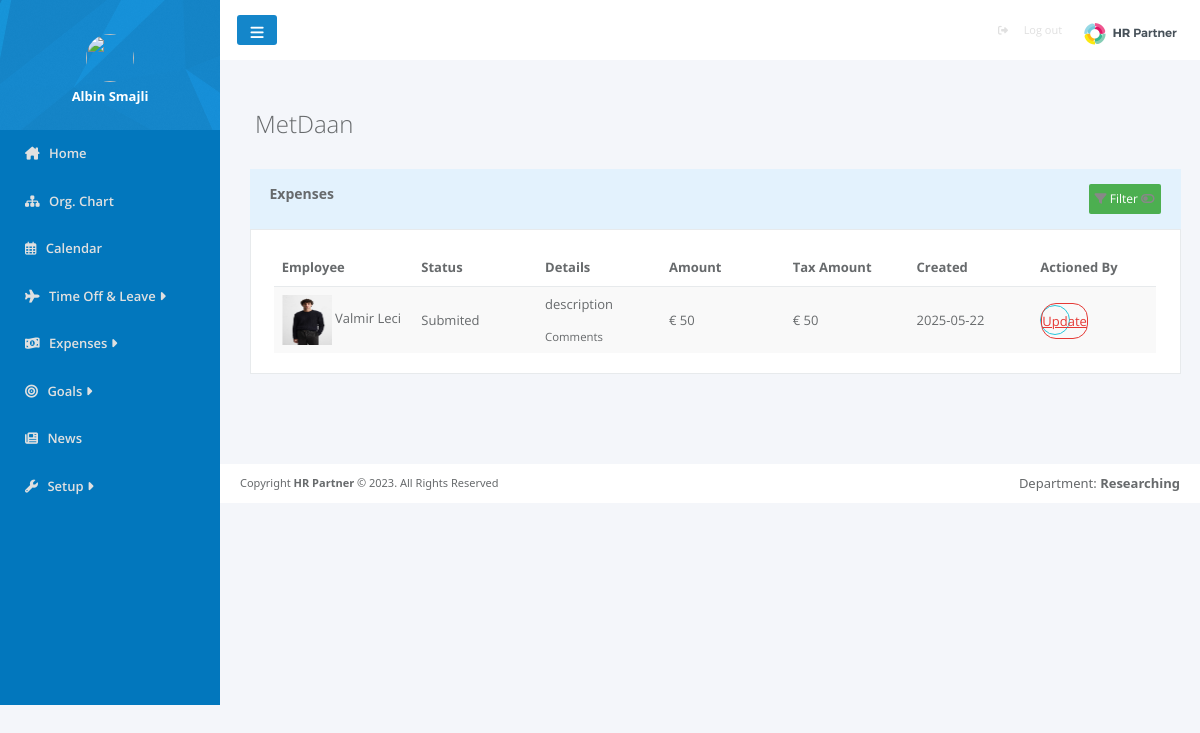
/pages/expenses.php (signed in), run on the app's committed database.
### tables this page shows
CREATE TABLE `expenses` (
  `id` int(11) NOT NULL,
  `send_to` int(11) NOT NULL,
  `user_id` int(11) NOT NULL,
  `claim_date` date NOT NULL,
  `currency` varchar(10) NOT NULL,
  `description` varchar(500) NOT NULL,
  `comments` varchar(500) NOT NULL,
  `category` varchar(100) NOT NULL,
  `details` varchar(200) NOT NULL,
  `amount` double NOT NULL,
  `tax` double NOT NULL,
  `receipts` varchar(500) NOT NULL,
  `status` varchar(100) NOT NULL,
  `created` date NOT NULL,
  `approved` date DEFAULT NULL
);

CREATE TABLE `users` (
  `user_id` int(100) NOT NULL,
  `image` varchar(500) DEFAULT NULL,
  `name` varchar(200) NOT NULL,
  `surname` varchar(200) NOT NULL,
  `email` varchar(200) NOT NULL,
  `password` varchar(500) NOT NULL,
  `Position_ID` int(11) DEFAULT NULL,
  `Departament_ID` int(11) DEFAULT NULL,
  `role` int(11) NOT NULL,
  `location` varchar(100) DEFAULT NULL,
  `status` varchar(100) DEFAULT NULL,
  `report_to` int(11) DEFAULT NULL,
  `gender` varchar(10) DEFAULT NULL,
  `born` date DEFAULT NULL,
  `started` date DEFAULT NULL,
  `company` int(11) DEFAULT NULL
);

### pages/addExpensseLogic.php (called while the page is built, shortened)
<?php
$userId = $_SESSION['user_id'];
$Submited="Submited";
$approveQuery = "SELECT e.id, e.send_to, e.user_id, e.claim_date, e.currency,
e.description, e.comments, e.category, e.details,e.amount, e.tax,
e.receipts, e.status, e.created, u.user_id, u.image, u.name, u.surname FROM expenses e RIGHT JOIN users u on u.user_id=e.user_id
WHERE e.send_to = :user_id AND e.status LIKE :status";
$prep = $con->prepare($approveQuery);
$prep->bindParam(':user_id', $userId);
$prep->bindParam(':status', $Submited);
$prep->execute();
$approves = $prep->fetchAll();
?>

### pages/expenses.php (the view, shortened to what this page needs)
<?php
require_once '../config.php';
include 'addExpensseLogic.php';
?>
<head>
    <link rel="stylesheet" href="../css/expenses.css">
    <link href="https://cdn.jsdelivr.net/npm/bootstrap@5.3.1/dist/css/bootstrap.min.css" rel="stylesheet"
>
</head>
<body style="background-color: #F4F6FA;">
    <div>
        <?php include '../template/adminSidebar.php' ?>
    </div>
    <div class="content">
        <?php include '../template/navbar.php' ?>
        <div class="expensesHead">
            <?php echo "<h2>" . $_SESSION['company_name'] . "</h2>"; ?>
        </div>
        <div class="expensesBody">
            <div class="expensesTableHead">
                <h5>
                    Expenses
                </h5>
                <button id="addExpenseCategory" data-bs-toggle="modal" data-bs-target="#addExpensesModal" data-bs-whatever="@mdo">
                    <a>
                        <i class="fa-solid fa-filter" style="color: #888;"></i>
                       Filter
                       <i class="fa-solid fa-toggle-off" style="color: #888;"></i>
                    </a>
                </button>
            </div>
            <div class="expensesTableBody">
                <table class="recentExpenses">
                    <thead>
                        <tr>
                            <th>Employee</th>
                            <th>Status</th>
                            <th>Details</th>
                            <th>Amount</th>
                            <th>Tax Amount</th>
                            <th>Created</th>
                            <th>Actioned By</th>
                        </tr>
                    </thead>
                    <tbody>
                        <?php foreach ($approves as $approve): ?>
                            <tr>
                                <td>
                                <img src="../userIMG/<?= $approve['image'] ?>" alt="" width="50px" height="50px">
                                    <?= $approve['name'] ?>
                                    <?= $approve['surname'] ?>
                                </td>
                                <td>
                                    <?= $approve['status'] ?>
                                </td>
                                <td>
                                    <p> <?= $approve['description'] ?></p>
                                    <small><?= $approve['comments'] ?> </small>
                                </td>
                                <td>
                                    <?= $approve['currency'] ?>
                                    <?= $approve['amount'] ?>
                                </td>
                                <td>
                                <?= $approve['currency']?>
                                <?= $approve['amount'] ?>
                                </td>
                                <td>
                                <?= $approve['created'] ?>
                                </td>
                                <td>
                                   <button>
                                        <a href="updateExpense.php?expense_id=<?= $approve['id'] ?>">
                                            Update
                                        </a>
                                    </button>
                                </td>
                            </tr>
                        <?php endforeach; ?>
                    </tbody>
                </table>
            </div>
        </div>
        <?php include '../template/footer.php'; ?>
    </div>
</body>
</html>

### css/expenses.css (style rules this page uses)
body { width: 100%; height: fit-content; display: flex; flex-direction: row; font-family: "open sans", "Helvetica Neue", Helvetica, Arial, sans-serif; position: absolute; background-color: #f4f6fa; }
.content { display: flex; flex-direction: column; justify-content: center; align-items: center; width: 100%; background-color: #f4f6fa; height: fit-content; }
.expensesBody { width: 100%; display: flex; flex-direction: column; justify-content: center; align-items: center; padding-bottom: 30px; }
.expensesHead { padding-top: 30px; width: 100%; text-align: start; padding-left: 35; }
.expensesHead h2 { margin-top: 20px; margin-bottom: 10px; font-family: "open sans", "Helvetica Neue", Helvetica, Arial, sans-serif; font-weight: 100; color: #676a6c; font-size: 24px; align-items: center; }
.expensesTableHead { background-color: #e3f2fd; display: flex; flex-direction: row; justify-content: space-between; align-items: center; height: 60px; width: 95%; margin-left: 10px; margin-top: 20px; text-align: start; padding-left: 20px; padding-right: 20px; }
.expensesTableHead h5 { display: flex; justify-content: space-between; align-items: center; color: #676a6c; font-size: 14px; font-weight: 600; width: 240px; height: 25px; }
.expensesTableHead #addExpenseCategory { background-color: #4caf50; color: white; height: 30px; border: #4caf50; border-radius: 2px; }
.expensesTableHead button a { text-decoration: none; color: white; font-family: "open sans", "Helvetica Neue", Helvetica, Arial, sans-serif; font-size: 12px; }
.expensesTableBody { margin-bottom: 60px; background-color: #fff; display: flex; flex-direction: column; align-items: center; margin-left: 10px; width: 95%; border: 1px solid #e7eaec; }
.recentExpenses { width: 95%; border-collapse: collapse; margin: 20px 10px; font-size: 13px; font-family: "open sans", "Helvetica Neue", Helvetica, Arial, sans-serif; }
.recentExpenses thead tr th { padding: 8px; text-align: left; margin-right: 20px; padding-bottom: 10px; font-weight: 700; color: #676a6c; }
.recentExpenses tbody tr { text-align: left; font-weight: 400; color: #676a6c; border-top: 1px #e7eaec solid; }
.recentExpenses tbody tr td { padding-bottom: 11px; font-size: 13px; font-weight: 400; min-width: 120px; padding: 8; }
.recentExpenses tbody tr td a { width: 30px; height: 30px; padding: 8px 0; border: 1px solid #e53935; border-radius: 15px; color: #e53935; background-color: transparent; }
.recentExpenses tbody tr td button { width: 30px; height: 30px; padding: 6px 0; border: 1px solid #26c6da; border-radius: 15px; color: #26c6da; background-color: transparent; margin-right: 10px; }
.recentExpenses tbody tr:nth-child(odd) { background-color: #f9f9f9; }

### data on the page
expenses: user.image (picture), user.name "Valmir", user.surname "Leci", status "Submited", description "description", comments "Comments", currency "€", amount "50", created "2025-05-22"

### other printed values
$userName "Albin Smajli"
$_SESSION['company_name'] "MetDaan"
$_SESSION['departament'] "Researching"
